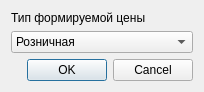
<?xml version="1.0" encoding="UTF-8"?>
<ui version="4.0">
 <class>DialogPriceType</class>
 <widget class="QDialog" name="DialogPriceType">
  <property name="geometry">
   <rect>
    <x>0</x>
    <y>0</y>
    <width>204</width>
    <height>86</height>
   </rect>
  </property>
  <property name="windowTitle">
   <string>Тип цены</string>
  </property>
  <layout class="QVBoxLayout" name="verticalLayout">
   <item>
    <widget class="QLabel" name="label_12">
     <property name="text">
      <string>Тип формируемой цены</string>
     </property>
    </widget>
   </item>
   <item>
    <widget class="QComboBox" name="comboBoxPriceType">
     <property name="currentText">
      <string>Розничная</string>
     </property>
     <property name="currentIndex">
      <number>0</number>
     </property>
     <item>
      <property name="text">
       <string>Розничная</string>
      </property>
     </item>
     <item>
      <property name="text">
       <string>Мелкооптовая</string>
      </property>
     </item>
     <item>
      <property name="text">
       <string>Оптовая</string>
      </property>
     </item>
    </widget>
   </item>
   <item>
    <widget class="QDialogButtonBox" name="buttonBox">
     <property name="orientation">
      <enum>Qt::Horizontal</enum>
     </property>
     <property name="standardButtons">
      <set>QDialogButtonBox::Cancel|QDialogButtonBox::Ok</set>
     </property>
    </widget>
   </item>
  </layout>
 </widget>
 <resources/>
 <connections>
  <connection>
   <sender>buttonBox</sender>
   <signal>accepted()</signal>
   <receiver>DialogPriceType</receiver>
   <slot>accept()</slot>
   <hints>
    <hint type="sourcelabel">
     <x>248</x>
     <y>254</y>
    </hint>
    <hint type="destinationlabel">
     <x>157</x>
     <y>274</y>
    </hint>
   </hints>
  </connection>
  <connection>
   <sender>buttonBox</sender>
   <signal>rejected()</signal>
   <receiver>DialogPriceType</receiver>
   <slot>reject()</slot>
   <hints>
    <hint type="sourcelabel">
     <x>316</x>
     <y>260</y>
    </hint>
    <hint type="destinationlabel">
     <x>286</x>
     <y>274</y>
    </hint>
   </hints>
  </connection>
 </connections>
</ui>
